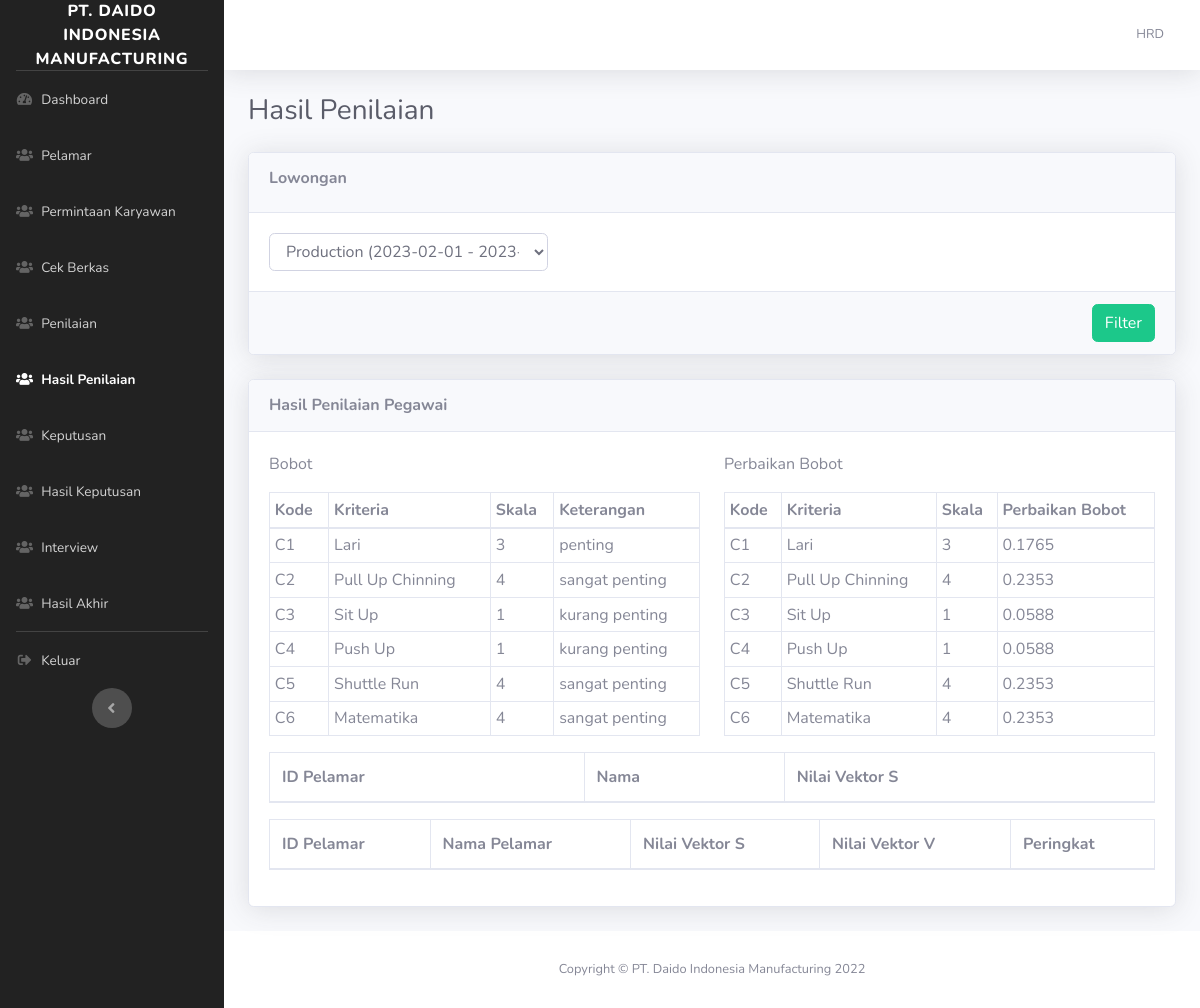
The app's page /dashboard/index.php?halaman=hasil-penilaian (signed in) with its own data.
### tables this page shows
CREATE TABLE `user` (
  `id_user` int(15) NOT NULL,
  `username` varchar(30) NOT NULL,
  `password` varchar(20) NOT NULL,
  `nama` varchar(35) NOT NULL,
  `level` int(10) NOT NULL,
  `id_departemen` int(11) NOT NULL
);

CREATE TABLE `kriteria` (
  `id_kriteria` varchar(3) NOT NULL,
  `kriteria` varchar(25) NOT NULL,
  `id_bobot` int(11) NOT NULL
);

CREATE TABLE `bobot` (
  `id_bobot` int(11) NOT NULL,
  `skala` int(11) NOT NULL,
  `keterangan` varchar(20) NOT NULL
);

### dashboard/hasil_penilaian.php (the view, shortened to what the rows shown need)
<h1 class="h3 mb-4 text-gray-800">Hasil Penilaian</h1>
<div class="card shadow mb-4">
    <div class="card-body">
        <div class="row">
            <div class="col-sm-6">
                <table class="table table-bordered table-sm">
                    <thead>
                        <tr>
                            <th>Kode</th>
                            <th>Kriteria</th>
                            <th>Skala</th>
                            <th>Keterangan</th>
                        </tr>
                    </thead>
                    <tbody>
                        <?php
                        $query = mysqli_query($koneksi, "SELECT*FROM kriteria JOIN bobot on kriteria.id_bobot = bobot.id_bobot");
                        while ($data = mysqli_fetch_assoc($query)) {
                        ?>
                            <tr>
                                <td><?= $data['id_kriteria'] ?></td>
                                <td><?= $data['kriteria'] ?></td>
                                <td><?= $data['skala'] ?></td>
                                <td><?= $data['keterangan'] ?></td>
                            </tr>
                        <?php
                        }
                        ?>
                    </tbody>
                </table>
            </div>
            <div class="col-sm-6">
                <table class="table table-bordered table-sm">
                    <thead>
                        <tr>
                            <th>Kode</th>
                            <th>Kriteria</th>
                            <th>Skala</th>
                            <th>Perbaikan Bobot</th>
                        </tr>
                    </thead>
                </table>
            </div>
        </div>
        <div class="table-responsive">
            <table class="table table-bordered" width="100%" cellspacing="0">
                <thead>
                    <tr>
                        <th>ID Pelamar</th>
                        <th>Nama</th>
                        <th>Nilai Vektor S</th>
                    </tr>
                </thead>
            </table>
            <table class="table table-bordered">
                <thead>
                    <tr>
                        <th>ID Pelamar</th>
                        <th>Nama Pelamar</th>
                        <th>Nilai Vektor S</th>
                        <th>Nilai Vektor V</th>
                        <th>Peringkat</th>
                    </tr>
                </thead>
            </table>
        </div>
    </div>
</div>

### dashboard/index.php (shortened to what the rows shown need)
<!DOCTYPE html>
<html lang="en">
<?php
include '../koneksi.php';
$halaman = isset($_GET['halaman']) ? $_GET['halaman'] : '';
$query = $_SESSION['login_type'] == 'admin' ? mysqli_query($koneksi, "SELECT*FROM user where username='$_SESSION[username]'") : mysqli_query($koneksi, "SELECT*FROM login_pelamar where email='$_SESSION[username]'");
$user = mysqli_fetch_assoc($query);
?>
<head>
    <link href="../assets/vendor/fontawesome-free/css/all.min.css" rel="stylesheet" type="text/css">
    <link href="../assets/css/sb-admin-2.min.css" rel="stylesheet">
    <link href="https://cdnjs.cloudflare.com/ajax/libs/toastr.js/2.0.1/css/toastr.css" rel="stylesheet" />
    <link rel="stylesheet" href="https://cdn.datatables.net/1.12.1/css/dataTables.bootstrap5.min.css">
    <link rel="stylesheet" href="https://cdn.datatables.net/buttons/2.2.3/css/buttons.dataTables.min.css">
</head>
<body id="page-top">
    <div id="wrapper">
        <div id="content-wrapper" class="d-flex flex-column">
            <div id="content">
                <nav class="navbar navbar-expand navbar-light bg-white topbar mb-4 static-top shadow">
                    <ul class="navbar-nav ml-auto">
                        <li class="nav-item dropdown no-arrow">
                            <a class="nav-link dropdown-toggle" href="#" id="userDropdown" role="button" data-toggle="dropdown" aria-haspopup="true" aria-expanded="false">
                                <span class="mr-2 d-none d-lg-inline text-gray-600 small"><?= $user['nama'] ?></span>
                            </a>
                        </li>
                    </ul>
                </nav>
                <div class="container-fluid">
                    <?php
                    if ($halaman == '') {
                        include './home.php';
                    } else if ($halaman == 'user') {
                        include './user.php';
                    } else if ($halaman == 'tambah-user') {
                        include './tambah_user.php';
                    } else if ($halaman == 'ubah-user') {
                        include './ubah_user.php';
                    } else if ($halaman == 'kriteria') {
                        include './kriteria.php';
                    } else if ($halaman == 'tambah-kriteria') {
                        include './tambah_kriteria.php';
                    } else if ($halaman == 'ubah-kriteria') {
                        include './ubah_kriteria.php';
                    } else if ($halaman == 'lowongan') {
                        include './lowongan.php';
                    } else if ($halaman == 'tambah-lowongan') {
                        include './tambah_lowongan.php';
                    } else if ($halaman == 'ubah-lowongan') {
                        include './ubah_lowongan.php';
                    } else if ($halaman == 'detail-lowongan') {
                        include './detail_lowongan.php';
                    } else if ($halaman == 'pelamar') {
                        include './pelamar.php';
                    } else if ($halaman == 'detail-pelamar') {
                        include './detail_pelamar.php';
                    } else if ($halaman == 'cek-berkas') {
                        include './cek_berkas.php';
                    } else if ($halaman == 'detail-cek-berkas') {
                        include './detail_cek_berkas.php';
                    } else if ($halaman == 'penilaian') {
                        include './penilaian.php';
                    } else if ($halaman == 'tambah-penilaian') {
                        include './tambah_penilaian.php';
                    } else if ($halaman == 'ubah-penilaian') {
                        include './ubah_penilaian.php';
                    } else if ($halaman == 'hasil-penilaian') {
                        include './hasil_penilaian.php';
                    } else if ($halaman == 'keputusan') {
                        include './keputusan.php';
                    } else if ($halaman == 'hasil-keputusan') {
                        include './hasil_keputusan.php';
                    } else if ($halaman == 'interview') {
                        include './interview.php';
                    } else if ($halaman == 'tambah-interview') {
                        include './tambah_interview.php';
                    } else if ($halaman == 'detail-interview') {
                        include './detail_interview.php';
                    } else if ($halaman == 'hasil-akhir') {
                        include './hasil_akhir.php';
                    } else if ($halaman == 'data-pelamar') {
                        include './data_pelamar.php';
                    } else if ($halaman == 'permintaan-karyawan') {
                        include './permintaan_karyawan.php';
                    } else if ($halaman == 'tambah-permintaan-karyawan') {
                        include './tambah_permintaan_karyawan.php';
                    } else if ($halaman == 'detail-permintaan-karyawan') {
                        include './detail_permintaan_karyawan.php';
                    } else if ($halaman == 'ubah-permintaan-karyawan') {
                        include './ubah_permintaan_karyawan.php';
                    } else if ($halaman == 'konfirmasi-permintaan-karyawan') {
                        include './konfirmasi_permintaan_karyawan.php';
                    } else if ($halaman == 'pegawai') {
                        include './pegawai.php';
                    }
                    ?>
                </div>
            </div>
        </div>
    </div>
</body>
</html>

### records on screen
user: nama "HRD"
kriteria: id_kriteria "C1", kriteria "Lari", id_bobot.skala "3", id_bobot.keterangan "penting"
kriteria: id_kriteria "C2", kriteria "Pull Up Chinning", id_bobot.skala "4", id_bobot.keterangan "sangat penting"
kriteria: id_kriteria "C3", kriteria "Sit Up", id_bobot.skala "1", id_bobot.keterangan "kurang penting"
kriteria: id_kriteria "C4", kriteria "Push Up", id_bobot.skala "1", id_bobot.keterangan "kurang penting"
kriteria: id_kriteria "C5", kriteria "Shuttle Run", id_bobot.skala "4", id_bobot.keterangan "sangat penting"
kriteria: id_kriteria "C6", kriteria "Matematika", id_bobot.skala "4", id_bobot.keterangan "sangat penting"

### other values on screen
$data['id_kriteria'] "C1"
$data['kriteria'] "Lari"
$data['skala'] "3"
$data['perbaikan_bobot'] "0.1765"
$data['id_kriteria'] "C2"
$data['kriteria'] "Pull Up Chinning"
$data['skala'] "4"
$data['perbaikan_bobot'] "0.2353"
$data['id_kriteria'] "C3"
$data['kriteria'] "Sit Up"
$data['skala'] "1"
$data['perbaikan_bobot'] "0.0588"
$data['id_kriteria'] "C4"
$data['kriteria'] "Push Up"
$data['id_kriteria'] "C5"
